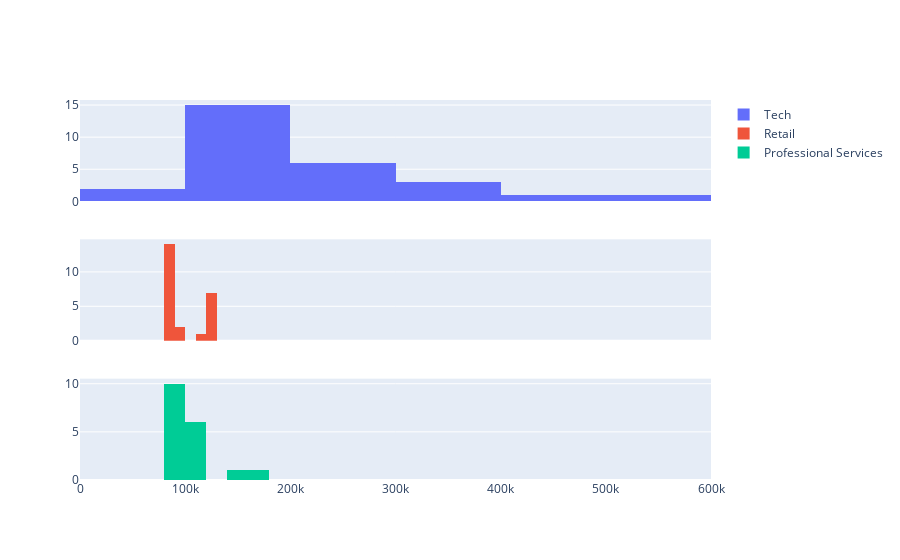

Notebook source saved alongside this figure:
### Markdown cell above
## Histograms

### Code cell
# Create the subplots
fig = make_subplots(rows=3, cols=1, shared_xaxes=True)

# Loop through the industries
row_num = 1
for industry in ['Tech', 'Retail', 'Professional Services']:
    df = revenue[revenue.Industry == industry]
    # Add a histogram using subsetted df
    fig.add_trace(go.Histogram(x=df['Revenue'], name=industry),
    # Position the trace
    row=row_num, col=1)
    row_num +=1

# Show the plot
fig.show()
with open("../docs/plots/hist/hist_plot_3.html", "w") as f:
    f.write(fig.to_html())

### Figure 1 — Plotly figure (JSON) as saved in the notebook; plotly's stock layout.template omitted (floating-point values rounded to 4 significant figures)
{"data": [{"name": "Tech", "x": [524000.0, 407000.0, 379100.0, 352100.0, 329800.0, 282800.0, 260200.0, 256800.0, 254600.0, 242200.0, 231100.0, 172900.0, 171500.0, 162800.0, 161900.0, 155900.0, 153600.0, 152700.0, 149000.0, 136900.0, 135900.0, 135100.0, 131900.0, 131200.0, 130400.0, 125800.0, 95100.0, 94760.0], "type": "histogram", "xaxis": "x", "yaxis": "y"}, {"name": "Retail", "x": [124800.0, 124300.0, 123300.0, 122300.0, 122100.0, 120300.0, 120300.0, 118000.0, 90620.0, 90140.0, 89910.0, 89650.0, 89420.0, 89350.0, 88860.0, 88360.0, 88260.0, 87440.0, 86990.0, 86270.0, 86160.0, 85900.0, 85060.0, 84050.0], "type": "histogram", "xaxis": "x2", "yaxis": "y2"}, {"name": "Professional Services", "x": [179600.0, 146500.0, 105000.0, 104200.0, 103900.0, 103400.0, 102700.0, 100500.0, 98670.0, 97940.0, 97540.0, 96310.0, 95210.0, 93740.0, 92150.0, 92110.0, 90860.0, 90740.0], "type": "histogram", "xaxis": "x3", "yaxis": "y3"}], "layout": {"xaxis": {"anchor": "y", "domain": [0.0, 1.0], "matches": "x3", "showticklabels": false}, "yaxis": {"anchor": "x", "domain": [0.7333, 1.0]}, "xaxis2": {"anchor": "y2", "domain": [0.0, 1.0], "matches": "x3", "showticklabels": false}, "yaxis2": {"anchor": "x2", "domain": [0.3667, 0.6333]}, "xaxis3": {"anchor": "y3", "domain": [0.0, 1.0]}, "yaxis3": {"anchor": "x3", "domain": [0.0, 0.2667]}}}
